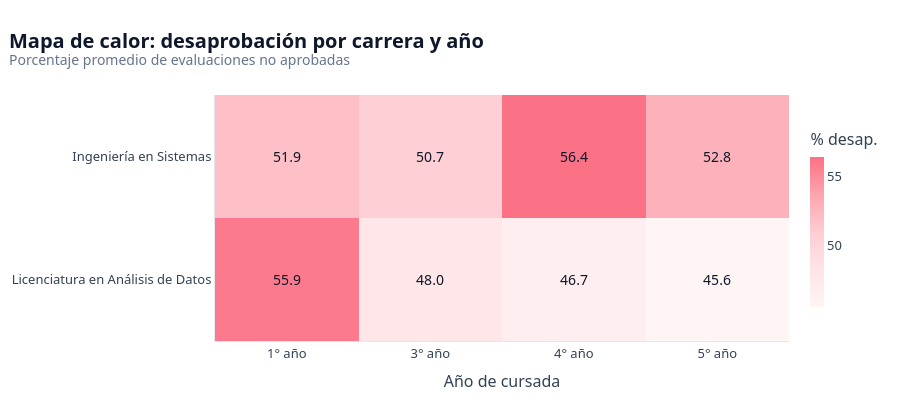

The code cell stored with this chart in its notebook:
### Markdown cell above
### 4.3 · Mapa de calor: desaprobación por carrera y año

### Code cell
tabla_heatmap = df_evolucion.pivot_table(
    index="nombre_carrera",
    columns="anio_cursada",
    values="tasa_desaprobacion",
    aggfunc="mean",
).round(1)
# Años como categorías (no todos los años tienen materias)
tabla_heatmap.columns = [f"{int(anio)}° año" for anio in tabla_heatmap.columns]

fig3 = px.imshow(
    tabla_heatmap,
    text_auto=".1f",
    aspect="auto",
    color_continuous_scale=["#FFF5F5", "#FFE4E6", "#FECDD3", "#FDA4AF", "#FB7185"],
    labels=dict(x="Año de cursada", y="Carrera", color="% desaprobación"),
)
estilo_fig(
    fig3,
    "Mapa de calor: desaprobación por carrera y año",
    "Porcentaje promedio de evaluaciones no aprobadas",
    height=400,
)
fig3.update_traces(textfont=dict(size=14, color="#0F172A"))
fig3.update_layout(coloraxis_colorbar=dict(title="% desap.", thickness=14, len=0.8))
fig3.update_xaxes(type="category", title="Año de cursada")
fig3.update_yaxes(title=None)
fig3.show()

### Figure 1 — Plotly figure (JSON) as saved in the notebook; plotly's stock layout.template omitted (floating-point values rounded to 4 significant figures)
{"data": [{"coloraxis": "coloraxis", "hovertemplate": "Año de cursada: %{x}<br>Carrera: %{y}<br>% desaprobación: %{z}<extra></extra>", "name": "0", "textfont": {"color": "#0F172A", "size": 14}, "texttemplate": "%{z:.1f}", "type": "heatmap", "x": ["1° año", "3° año", "4° año", "5° año"], "xaxis": "x", "y": ["Ingeniería en Sistemas", "Licenciatura en Análisis de Datos"], "yaxis": "y", "z": [[51.9, 50.7, 56.4, 52.8], [55.9, 48.0, 46.7, 45.6]]}], "layout": {"coloraxis": {"autocolorscale": false, "colorbar": {"len": 0.8, "thickness": 14, "title": {"text": "% desap."}}, "colorscale": [[0, "#FFF5F5"], [0.25, "#FFE4E6"], [0.5, "#FECDD3"], [0.75, "#FDA4AF"], [1, "#FB7185"]]}, "font": {"color": "#334155", "family": "Segoe UI, Arial, sans-serif", "size": 13}, "height": 400, "hoverlabel": {"bgcolor": "white", "font": {"family": "Segoe UI, Arial", "size": 12}}, "legend": {"orientation": "h", "title": {"text": ""}, "traceorder": "normal", "x": 1, "xanchor": "right", "y": 1.02, "yanchor": "bottom"}, "margin": {"b": 45, "l": 20, "r": 30, "t": 95}, "paper_bgcolor": "white", "plot_bgcolor": "white", "title": {"font": {"color": "#0F172A", "size": 20}, "text": "<b>Mapa de calor: desaprobación por carrera y año</b><br><sup style='color:#64748B'>Porcentaje promedio de evaluaciones no aprobadas</sup>", "x": 0.01, "xanchor": "left"}, "xaxis": {"anchor": "y", "domain": [0, 1], "gridcolor": "#F1F5F9", "linecolor": "#E2E8F0", "showgrid": false, "title": {"text": "Año de cursada"}, "type": "category"}, "yaxis": {"anchor": "x", "autorange": "reversed", "domain": [0, 1], "gridcolor": "#F1F5F9", "linecolor": "#E2E8F0", "showgrid": true, "title": {}, "zeroline": false}}}
